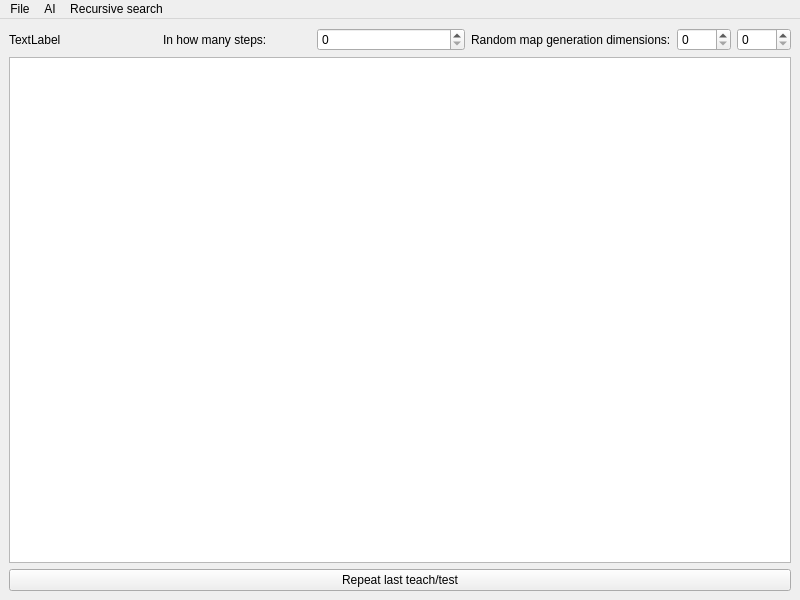
<?xml version="1.0" encoding="UTF-8"?>
<ui version="4.0">
 <class>MainWindow</class>
 <widget class="QMainWindow" name="MainWindow">
  <property name="geometry">
   <rect>
    <x>0</x>
    <y>0</y>
    <width>800</width>
    <height>600</height>
   </rect>
  </property>
  <property name="windowTitle">
   <string>MainWindow</string>
  </property>
  <widget class="QWidget" name="centralwidget">
   <layout class="QVBoxLayout" name="verticalLayout">
    <item>
     <layout class="QHBoxLayout" name="horizontalLayout_3">
      <item>
       <widget class="QLabel" name="label">
        <property name="text">
         <string>TextLabel</string>
        </property>
       </widget>
      </item>
      <item>
       <widget class="QLabel" name="label_3">
        <property name="text">
         <string>In how many steps:</string>
        </property>
       </widget>
      </item>
      <item>
       <widget class="QSpinBox" name="spinBox_3">
        <property name="maximum">
         <number>999999999</number>
        </property>
       </widget>
      </item>
      <item>
       <layout class="QHBoxLayout" name="horizontalLayout_2">
        <item>
         <widget class="QLabel" name="label_2">
          <property name="maximumSize">
           <size>
            <width>214</width>
            <height>24</height>
           </size>
          </property>
          <property name="text">
           <string>Random map generation dimensions:</string>
          </property>
         </widget>
        </item>
        <item>
         <layout class="QHBoxLayout" name="horizontalLayout">
          <item>
           <widget class="QSpinBox" name="spinBox">
            <property name="maximum">
             <number>1000</number>
            </property>
           </widget>
          </item>
          <item>
           <widget class="QSpinBox" name="spinBox_2">
            <property name="maximum">
             <number>1000</number>
            </property>
           </widget>
          </item>
         </layout>
        </item>
       </layout>
      </item>
     </layout>
    </item>
    <item>
     <widget class="QTableWidget" name="tableWidget"/>
    </item>
    <item>
     <widget class="QPushButton" name="pushButton">
      <property name="text">
       <string>Repeat last teach/test</string>
      </property>
     </widget>
    </item>
   </layout>
  </widget>
  <widget class="QMenuBar" name="menubar">
   <property name="geometry">
    <rect>
     <x>0</x>
     <y>0</y>
     <width>800</width>
     <height>25</height>
    </rect>
   </property>
   <widget class="QMenu" name="menuFile">
    <property name="title">
     <string>File</string>
    </property>
    <addaction name="actionOpen"/>
    <addaction name="actionExit"/>
    <addaction name="actionSave_as"/>
    <addaction name="separator"/>
    <addaction name="actionGenerate_random_map"/>
   </widget>
   <widget class="QMenu" name="menuAI">
    <property name="title">
     <string>AI</string>
    </property>
    <addaction name="actionLoad_Weights_file"/>
    <addaction name="actionSave_Wieghts_file"/>
    <addaction name="separator"/>
    <addaction name="actionCalc_next_step"/>
    <addaction name="actionGenerate_Neural_Network_topology"/>
    <addaction name="actionTeach_scheme"/>
    <addaction name="separator"/>
    <addaction name="actionToggle_Teach_mode"/>
   </widget>
   <widget class="QMenu" name="menuRecursive_search">
    <property name="title">
     <string>Recursive search</string>
    </property>
    <addaction name="actionStart_calc"/>
    <addaction name="actionQuick_Search"/>
    <addaction name="separator"/>
    <addaction name="actionWill_I_Die"/>
    <addaction name="actionShould_I_play_the_moves_too"/>
   </widget>
   <addaction name="menuFile"/>
   <addaction name="menuAI"/>
   <addaction name="menuRecursive_search"/>
  </widget>
  <action name="actionOpen">
   <property name="text">
    <string>Open...</string>
   </property>
  </action>
  <action name="actionExit">
   <property name="text">
    <string>Exit</string>
   </property>
  </action>
  <action name="actionSave_as">
   <property name="text">
    <string>Save as...</string>
   </property>
  </action>
  <action name="actionLoad_Weights_file">
   <property name="text">
    <string>Load Weights file...</string>
   </property>
  </action>
  <action name="actionSave_Wieghts_file">
   <property name="text">
    <string>Save Wieghts file...</string>
   </property>
  </action>
  <action name="actionCalc_next_step">
   <property name="text">
    <string>Calc next step</string>
   </property>
  </action>
  <action name="actionGenerate_Neural_Network_topology">
   <property name="text">
    <string>Generate Neural Network topology</string>
   </property>
  </action>
  <action name="actionTeach_scheme">
   <property name="text">
    <string>Teach scheme...</string>
   </property>
  </action>
  <action name="actionGenerate_random_map">
   <property name="text">
    <string>Generate random map</string>
   </property>
  </action>
  <action name="actionStart_calc">
   <property name="text">
    <string>Full Search</string>
   </property>
  </action>
  <action name="actionToggle_Teach_mode">
   <property name="checkable">
    <bool>true</bool>
   </property>
   <property name="text">
    <string>Toggle Teach mode</string>
   </property>
  </action>
  <action name="actionQuick_Search">
   <property name="text">
    <string>Quick Search</string>
   </property>
  </action>
  <action name="actionWill_I_Die">
   <property name="text">
    <string>Will I Die?</string>
   </property>
  </action>
  <action name="actionShould_I_play_the_moves_too">
   <property name="checkable">
    <bool>true</bool>
   </property>
   <property name="text">
    <string>Should I play the moves too</string>
   </property>
  </action>
 </widget>
 <resources/>
 <connections/>
</ui>
